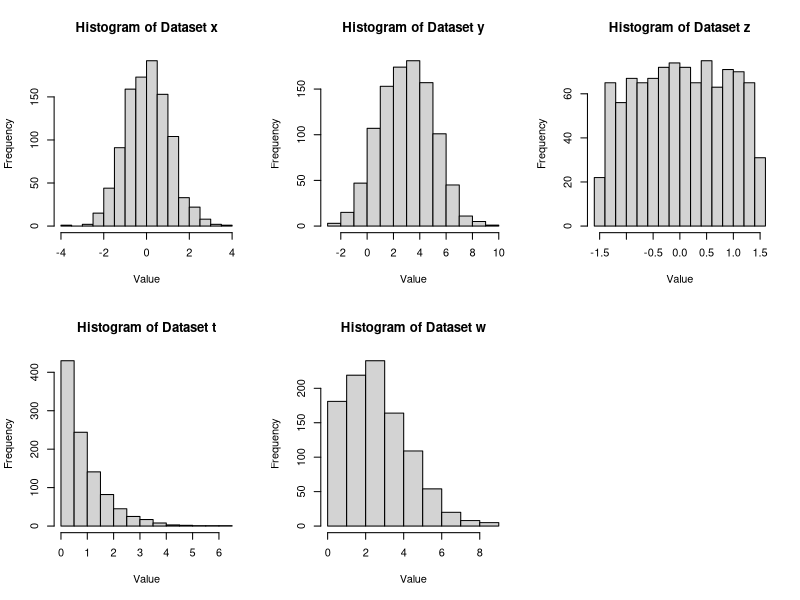

The R source for this figure:
set.seed(112)
x = rnorm(1000)
y = rnorm(1000, 3, 2)
z = runif(1000, -1.5, 1.5)
t = rexp(1000, 1.2)
w = rpois(1000, 3.1)

par(mfrow = c(2, 3))
hist(x, main = "Histogram of Dataset x", xlab = "Value", ylab = "Frequency")
hist(y, main = "Histogram of Dataset y", xlab = "Value", ylab = "Frequency")
hist(z, main = "Histogram of Dataset z", xlab = "Value", ylab = "Frequency")
hist(t, main = "Histogram of Dataset t", xlab = "Value", ylab = "Frequency")
hist(w, main = "Histogram of Dataset w", xlab = "Value", ylab = "Frequency")

par(mfrow = c(1, 1))